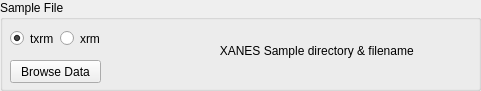
  <widget class="QGroupBox" name="sample_inputBox">
   <property name="geometry">
    <rect>
     <x>10</x>
     <y>40</y>
     <width>481</width>
     <height>91</height>
    </rect>
   </property>
   <property name="title">
    <string>Sample File</string>
   </property>
   <widget class="QRadioButton" name="samTxrm">
    <property name="geometry">
     <rect>
      <x>10</x>
      <y>30</y>
      <width>51</width>
      <height>17</height>
     </rect>
    </property>
    <property name="text">
     <string>txrm</string>
    </property>
    <property name="checked">
     <bool>true</bool>
    </property>
   </widget>
   <widget class="QRadioButton" name="samXrm">
    <property name="geometry">
     <rect>
      <x>60</x>
      <y>30</y>
      <width>41</width>
      <height>17</height>
     </rect>
    </property>
    <property name="text">
     <string>xrm</string>
    </property>
   </widget>
   <widget class="QPushButton" name="button_load_XANES">
    <property name="geometry">
     <rect>
      <x>10</x>
      <y>60</y>
      <width>91</width>
      <height>23</height>
     </rect>
    </property>
    <property name="text">
     <string>Browse Data</string>
    </property>
    <property name="autoDefault">
     <bool>false</bool>
    </property>
   </widget>
   <widget class="QLabel" name="text_XANES_filename">
    <property name="geometry">
     <rect>
      <x>110</x>
      <y>20</y>
      <width>361</width>
      <height>61</height>
     </rect>
    </property>
    <property name="text">
     <string>                                 XANES Sample directory &amp; filename</string>
    </property>
   </widget>
  </widget>
